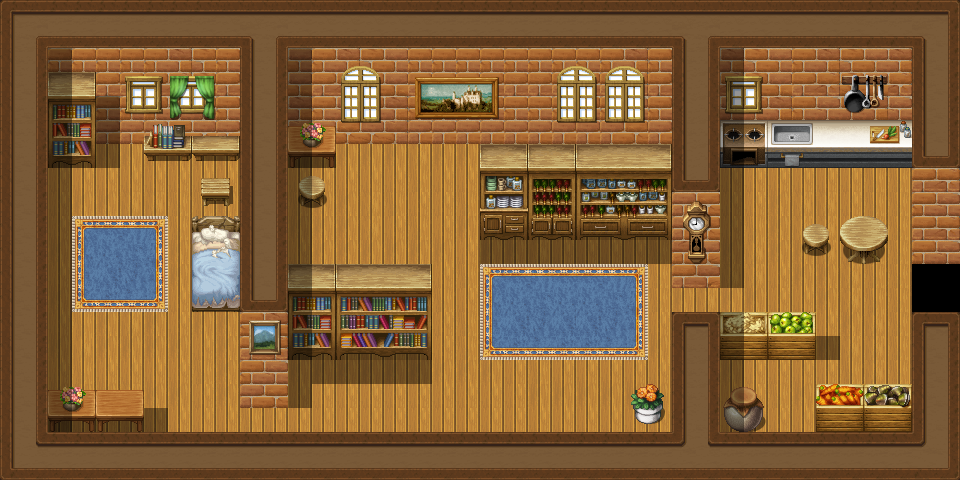

This game map was drawn from its Tiled (.tmx) file and the tilesets committed beside it. A one-line description and the trimmed map source follow:
An orthogonal 40x20 tile map with 24x24 px tiles, 3 tile layers (backgroud, furniture, shadow), 6 tilesets.

<map version="1.0" orientation="orthogonal" renderorder="right-down" width="40" height="20" tilewidth="24" tileheight="24" nextobjectid="1">
 <tileset firstgid="1" name="Inside_A4" tilewidth="24" tileheight="24" tilecount="960">
  <image source="Inside_A4.png" trans="ff00ff" width="768" height="720" />
 </tileset>
 <tileset firstgid="961" name="Inside_A1" tilewidth="24" tileheight="24" tilecount="768">
  <image source="Inside_A1.png" trans="ff00ff" width="768" height="576" />
 </tileset>
 <tileset firstgid="1729" name="Inside_A2" tilewidth="24" tileheight="24" tilecount="768">
  <image source="Inside_A2.png" trans="ff00ff" width="768" height="576" />
 </tileset>
 <tileset firstgid="2497" name="Inside_A5" tilewidth="24" tileheight="24" tilecount="512">
  <image source="Inside_A5.png" trans="ff00ff" width="384" height="768" />
 </tileset>
 <tileset firstgid="3009" name="Inside_B" tilewidth="24" tileheight="24" tilecount="1024">
  <image source="Inside_B.png" trans="ff00ff" width="768" height="768" />
 </tileset>
 <tileset firstgid="4033" name="Inside_C" tilewidth="24" tileheight="24" tilecount="1024">
  <image source="Inside_C.png" trans="ff00ff" width="768" height="768" />
 </tileset>
 <layer name="backgroud" width="40" height="20">
  <data>[800 cells, 800 non-empty, 41 distinct tile ids]</data>
 </layer>
 <layer name="furniture" width="40" height="20">
  <data>[800 cells, 250 non-empty, 186 distinct tile ids]</data>
 </layer>
 <layer name="shadow" width="40" height="20" opacity="0.42">
  <data>[800 cells, 64 non-empty, 2 distinct tile ids]</data>
 </layer>
</map>
